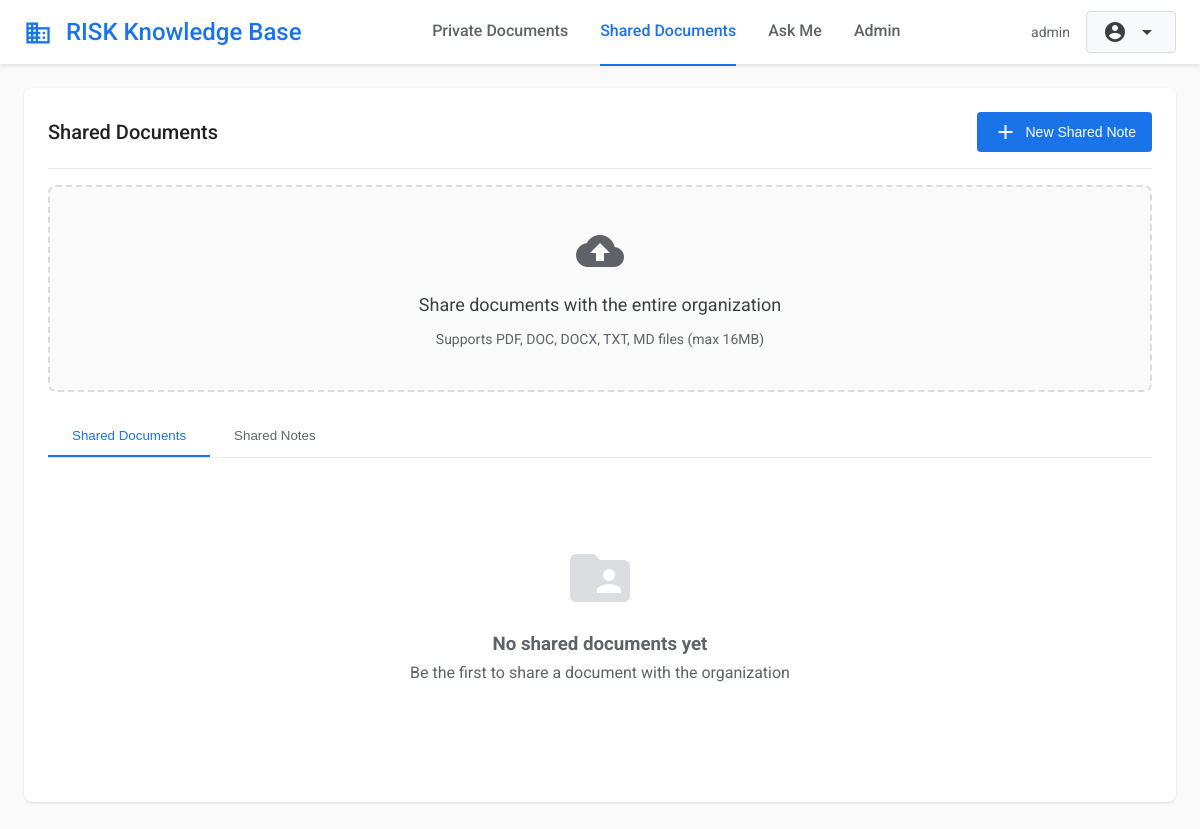
/shared_documents (signed in), run on an earlier commit of the app's database.
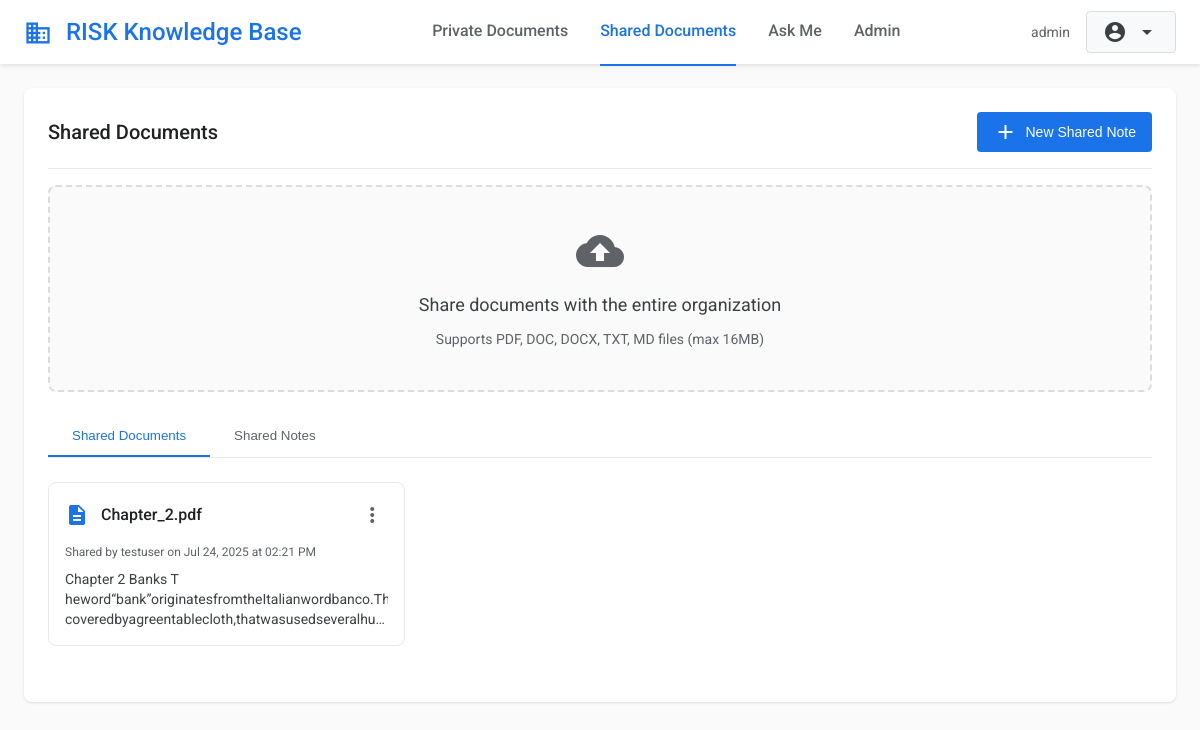
And on a later commit of the database.
### app.py (models this page shows, shortened)
class Document(db.Model):
    id = db.Column(db.Integer, primary_key=True)
    filename = db.Column(db.String(255), nullable=False)
    original_filename = db.Column(db.String(255), nullable=False)
    file_path = db.Column(db.String(500), nullable=False)
    content = db.Column(db.Text)
    is_shared = db.Column(db.Boolean, default=False)
    user_id = db.Column(db.Integer, db.ForeignKey('user.id'), nullable=False)
    created_at = db.Column(db.DateTime, default=datetime.utcnow)
    updated_at = db.Column(db.DateTime, default=datetime.utcnow, onupdate=datetime.utcnow)
    user = db.relationship('User', backref=db.backref('documents', lazy=True))

class User(UserMixin, db.Model):
    id = db.Column(db.Integer, primary_key=True)
    username = db.Column(db.String(20), unique=True, nullable=False)
    email = db.Column(db.String(120), unique=True, nullable=False)
    password_hash = db.Column(db.String(80), nullable=False)
    is_admin = db.Column(db.Boolean, default=False)
    created_at = db.Column(db.DateTime, default=datetime.utcnow)

### app.py (the view)
@app.route('/shared_documents')
@login_required
def shared_documents():
    documents = Document.query.filter_by(is_shared=True).all()
    notes = Note.query.filter_by(is_shared=True).all()
    return render_template('shared_documents.html', documents=documents, notes=notes)

### app.py (called while the page is built)
@login_manager.user_loader
def load_user(user_id):
    return User.query.get(int(user_id))

### templates/shared_documents.html (shortened to what this page needs)
{% extends "private_documents.html" %}
{% block content %}
<div class="card">
    <div class="card-header">
        <h1 class="card-title">Shared Documents</h1>
        <button class="btn btn-primary" onclick="showNoteForm()">
            <span class="material-icons">add</span>
            New Shared Note
        </button>
    </div>
    <div class="upload-area" onclick="document.getElementById('fileInput').click()"
         ondrop="handleDrop(event)" ondragover="handleDragOver(event)" ondragleave="handleDragLeave(event)">
        <div class="upload-icon material-icons">cloud_upload</div>
        <div class="upload-text">Share documents with the entire organization</div>
        <div class="upload-subtext">Supports PDF, DOC, DOCX, TXT, MD files (max 16MB)</div>
    </div>
    <div class="tabs">
        <button class="tab active" onclick="switchTab('documents')">Shared Documents</button>
        <button class="tab" onclick="switchTab('notes')">Shared Notes</button>
    </div>
    <div class="tab-content active" id="documentsTab">
        <div class="documents-grid" id="documentsGrid">
            {% if documents %}
                {% for doc in documents %}
                <div class="document-card" onclick="viewDocument({{ doc.id }})">
                    <div class="document-header">
                        <div style="display: flex; align-items: center; flex: 1; min-width: 0;">
                            <span class="document-icon material-icons">description</span>
                            <span class="document-title">{{ doc.original_filename }}</span>
                        </div>
                        <div class="document-menu">
                            <button class="document-menu-btn" onclick="event.stopPropagation(); toggleDocumentMenu(this)">
                                <span class="material-icons">more_vert</span>
                            </button>
                        </div>
                    </div>
                    <div class="document-meta">
                        Shared by {{ doc.user.username }} on {{ doc.created_at.strftime('%b %d, %Y at %I:%M %p') }}
                    </div>
                    <div class="document-preview">
                        {{ doc.content[:200] }}{% if doc.content|length > 200 %}...{% endif %}
                    </div>
                </div>
                {% endfor %}
            {% else %}
                <div class="empty-state" style="grid-column: 1 / -1;">
                    <div class="material-icons">folder_shared</div>
                    <h3>No shared documents yet</h3>
                    <p>Be the first to share a document with the organization</p>
                </div>
            {% endif %}
        </div>
    </div>
</div>
{% endblock %}

What changed in the data, as far as the page shows it:
added Document: original_filename "Chapter_2.pdf", user.username "testuser", created_at "Jul 24, 2025 at 02:21 PM", content "Chapter 2 Banks…"
Also different on the page:
text no longer shown: "No shared documents yet Be the first to share a document with the organization"
